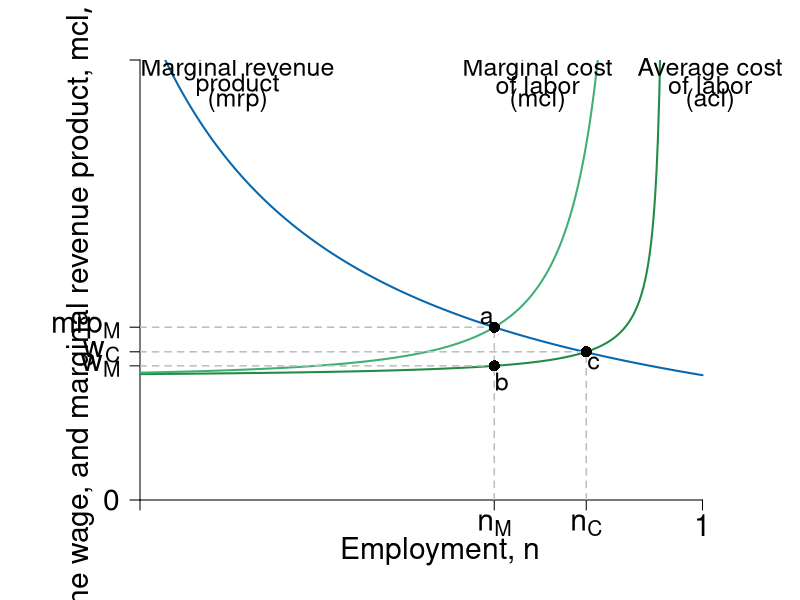
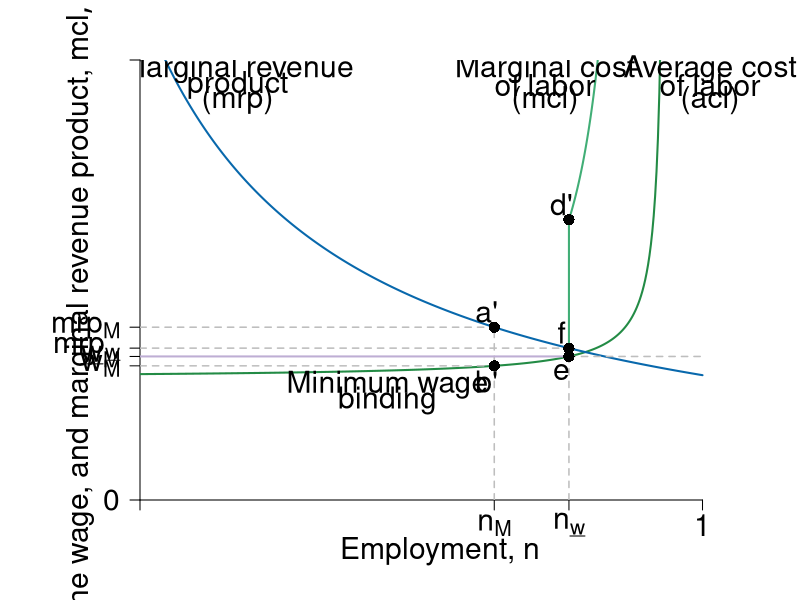
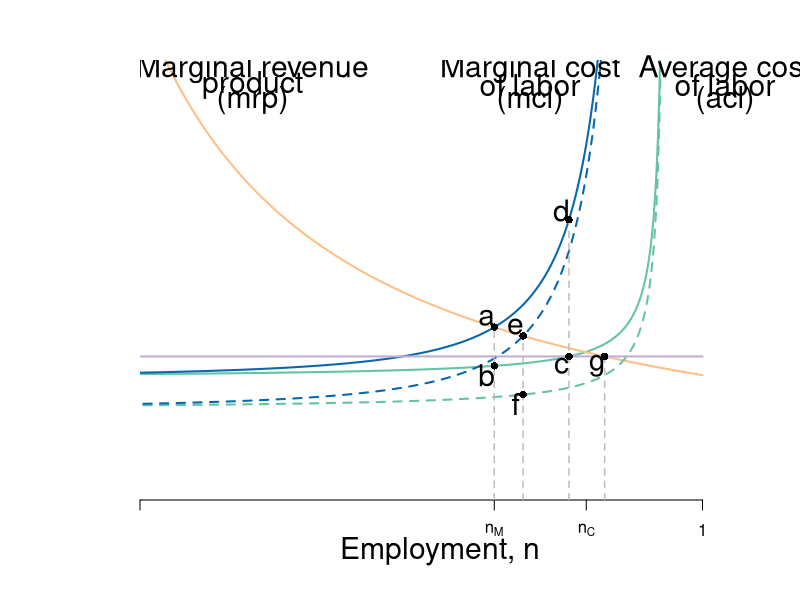

R code for these plots, in order:
require(shape, rootSolve)

#define functions
Delta <- function(n,v=0.05){
  1-v*n / (1-n)
}

ACL <- function(n, a = 1, tau = 0.5, v = 0.05, b = 2, s = 0) {
  a / ( tau * Delta(n,v) ) + b - s
}


MCL <- function(n,a=1,tau = 0.5 , v = 0.05, b = 2, s= 0) {
  d_Delta <- function(n,v= 0.05){
    -v/(1-n)^2
  }
  d_ACL <- function(n,a=1,tau = 0.5 , v = 0.05, b = 2, s= 0){
    - a*d_Delta(n,v) / (tau * Delta(n,v)^2)
  }
  ACL(n,a,tau,v,b,s) + n * d_ACL(n, a,tau, v, b, s)
}

MRP<-function(n){
  4/n
}
# solve the level of employment in different setting.
employment <- function(a=1,tau = 0.5 , v = 0.05, b = 2, s = 0, min = FALSE){
  ## return the employment level
  ## The four cases: 
  ## No EITC, no min wage:  employment()
  ## No EITC, min = 4.6: employment(min =  4.6)
  ## EITC, no min wage: employment(s=1)
  ## EITC, min = 4.6: employment(min = 4.6, s = 1)
  nmax <- 1/(1+v)-0.001
  if (min == FALSE){
    n <- uniroot(MRP_eq_MCL(n,a,tau,v,b,s),c(0.0001,nmax))$root
  } else{
    n1 <- uniroot(MRP_eq_min(n, min),c(0.0001,nmax))$root
    n2 <- uniroot(ACL_eq_min(n, a, tau, v, b, s, min),c(0.0001,nmax))$root
    n <- min(n1,n2)
  }
  return(n)
}

MRP_eq_MCL <- function(n,a=1,tau = 0.5 , v = 0.05, b = 2, s = 0){
  equation <- function(n){
    MRP(n) - MCL(n,a,tau,v, b, s)
  }
}
ACL_eq_min <- function(n, a = 1, tau = 0.5, v = 0.05, b = 2, s = 0, min = 4.6){
  equation<-function(n){
    ACL(n,a,tau,v,b,s)-min
  }
}
MRP_eq_min <- function(n,min=4.6){
  equation <- function(n){
    MRP(n) - min
  }
}
Min <- function(n, min = 4.6){
  min*n/n
}

#Set parameters for graphics
axislabelsize <- 1.8
labelsize <- 1.5
namesize <- 1.8
annotatesize <- 1.5
graphlinewidth <- 2
segmentlinewidth <- 1.5

COL <- c("#7fc97f", "#beaed4", "#fdc086", "#ffff99", "#386cb0", "#f0027f", "#bf5b17", "#666666")
COLA <- c("#e0f3db", "#99d8c9","#66c2a4","#41ae76", "#238b45", "#005824")
COLB <- c("#4eb3d3", "#2b8cbe", "#0868ac","#084081")
grays <- gray.colors(25, start = 1, end = 0)


ylims <- c(0, 14.1)
xlims <- c(0.25, 1.05)
npts <- 501
x <- seq(xlims[1], xlims[2], length.out = npts)
y <- seq(ylims[1], ylims[2], length.out = npts) 

# ----
# first plot: competitive vs monopsony
pdf(file = "employment/monopsony_minwage1.pdf", width = 12, height = 10)
par(mar =  c(5, 7, 3, 3))

#Notice the plot starts at x = 0.2 not 0
plot(xlims[1], 0, xlim = xlims, ylim = ylims, type = "n",
     xlab = expression(paste("")),
     ylab = expression(paste("")), 
     xaxt = "n", 
     yaxt = "n", 
     cex.lab = axislabelsize, 
     bty = "n", 
     xaxs="i", 
     yaxs="i"
)

# ticksx <- seq(from = 0, to = xlims[2], by = 0.2)
# xlabels <- seq(from = 0, to = xlims[2], by = 0.2)
# ticksy <- seq(from = 0, to = ylims[2], by = 2)
# ylabels <- seq(from = 0, to = ylims[2], by = 2)

ticksx <- c(xlims[1], employment(), 0.845, 1)
xlabels <- c(NA, expression(paste(n[M])), expression(paste(n[C])), 1)
ticksy <- c(ylims[1], ACL(employment()), ACL(0.845), MCL(employment()), ylims[2])
ylabels <- c(0, expression(paste(w[M])), expression(paste(w[C])), expression(paste("mrp"["M"])), NA)

axis(1, at = ticksx, pos = 0, labels = xlabels, cex.axis = axislabelsize)
axis(2, at = ticksy, pos = xlims[1], labels = ylabels, las = 1, cex.axis = axislabelsize)

npts <- 500 
xx1 <- seq(0.01, 0.95, length.out = npts)
xx2 <- seq(0, 1, length.out = 600)

#Draw the graphs
lines(xx1, ACL(xx1), col = COLA[5], lwd  = graphlinewidth)
lines(xx1, MCL(xx1), col = COLA[4], lwd = graphlinewidth)
lines(xx2, MRP(xx2), col = COLB[3], lwd = graphlinewidth)
#lines(xx2, Min(xx2, 4), col = COL[2],lwd = graphlinewidth)
#lines(xx1, Min(xx1), col = COL[6], lwd = graphlinewidth)
# with s=1
## lines(xx1, ACL(xx1, s = 1), col = COLA[3], lwd = graphlinewidth, lty= 3)
## lines(xx1, MCL(xx1, s = 1), col = COLB[1], lwd = graphlinewidth,lty = 3)

#Axis labels
mtext(expression(paste("Employment, ", n)), side = 1, line = 2.5, cex = axislabelsize)
text(0.17, 0.5*ylims[2], expression(paste("Costs, the wage, and marginal revenue product, ", list(mcl, acl, w, mrp) )), xpd = TRUE, cex = axislabelsize, srt = 90) 


#add segments
segments(0, ACL(employment()), employment(), ACL(employment()), lty = 2, col = "gray", lwd = segmentlinewidth)
segments(employment(), 0, employment(), MRP(employment()), lty = 2, col = "gray", lwd = segmentlinewidth)

segments(0, ACL(0.845), 0.845, ACL(0.845), lty = 2, col = "gray", lwd = segmentlinewidth)
segments(0.845, 0, 0.845, ACL(0.845), lty = 2, col = "gray", lwd = segmentlinewidth)

segments(0, MCL(employment()), employment(), MCL(employment()), lty = 2, col = "gray", lwd = segmentlinewidth)
## add points

points(employment(), ACL(employment()), pch = 16, col = "black", cex = 1.5)
points(employment(), MRP(employment()), pch = 16, col = "black", cex = 1.5)
points(0.845, ACL(0.845), pch = 16, col = "black", cex = 1.5)

# label points
text(employment() + 0.01, ACL(employment()) - 0.5 , "b", cex = labelsize)
text(employment() - 0.01, MCL(employment()) + 0.3 , "a", cex = labelsize)
text(0.845 + 0.01, ACL(0.85) - 0.4, "c", cex = labelsize)


# add labels to graphs
#text(1.03, 14.3, "Monopsony", cex = axislabelsize, xpd = TRUE)
text(1.01, 13.8, "Average cost", cex = labelsize, xpd = TRUE)
text(1.01, 13.3, "of labor", cex = labelsize, xpd = TRUE)
text(1.01, 12.8, "(acl)", cex = labelsize, xpd = TRUE)

#text(0.77, 14.3, "Monopsony", cex = axislabelsize, xpd = TRUE)
text(0.78, 13.8, "Marginal cost", cex = labelsize)
text(0.78, 13.3, "of labor", cex = labelsize)
text(0.78, 12.8, "(mcl)", cex = labelsize)

text(0.38, 13.8, "Marginal revenue", cex = labelsize)
text(0.38, 13.3, "product", cex = labelsize)
text(0.38, 12.8, "(mrp)", cex = labelsize)

#text(0.58, ACL(0.85) - 1.1, "Minimum wage", cex = axislabelsize)
#text(0.58, ACL(0.85) - 1.6, "not binding", cex = axislabelsize)

# text(0.85, 3.7, "Competitive", cex = axislabelsize)
# text(0.85, 3.2, "Marginal cost", cex = axislabelsize)
# text(0.85, 2.7, "of labor", cex = axislabelsize)
# text(0.85, 2.2, expression(paste( (mcl[C]) )), cex = axislabelsize)



dev.off()
# ----
# second plot:  monopsony and minwage
pdf(file = "employment/monopsony_minwage2.pdf", width = 12, height = 10)
par(mar =  c(5, 7, 3, 3))


plot(xlims[1], 0, xlim = xlims, ylim = ylims, type = "n",
     xlab = expression(paste("")),
     ylab = expression(paste("")), 
     xaxt = "n", 
     yaxt = "n", 
     cex.lab = axislabelsize, 
     bty = "n", 
     xaxs="i", 
     yaxs="i"
)

ticksx2 <- c(xlims[1], employment(), employment(min = 4.6), 1)
xlabels2 <- c(NA, expression(paste(n[M])), expression(paste(n[underline("w")])), 1)
ticksy2 <- c(ylims[1], ACL(employment()), ACL(employment(min = 4.6)), MRP(employment(min = 4.6)), MCL(employment()), ylims[2])
ylabels2 <- c(0, expression(paste("w"["M"])),expression(paste(underline("w")["M"])), expression(paste("mrp"[underline("w")])), expression(paste("mrp"["M"])), NA)

#Axis Lines
axis(1, at = ticksx2, pos = 0, labels = xlabels2, las = 1, cex.axis = axislabelsize)
#axis(2, at = ticksy, pos = 0, labels = ylabels, las = 1)
axis(2, at = ticksy2, pos = xlims[1], labels = ylabels2, las = 1, cex.axis = axislabelsize)


xx3 <- seq(employment(min = 4.6), 0.95, length.out = npts)

#Draw the graphs
lines(xx1, ACL(xx1), col = COLA[5], lwd  = graphlinewidth)
lines(xx3, MCL(xx3), col = COLA[4], lwd = graphlinewidth)
lines(xx2, MRP(xx2), col = COLB[3], lwd = graphlinewidth)
# lines(xx2, Min(xx2), col = COL[2],lwd = graphlinewidth)

#Axis labels
mtext(expression(paste("Employment, ", n)), side = 1, line = 2.5, cex = axislabelsize)
# text(-0.1, 0.5*ylims[2], expression(paste("Marginal revenue and marginal cost, ", list(mrp, mcl) )), xpd = TRUE, cex = axislabelsize, srt = 90) 
text(0.17, 0.5*ylims[2], expression(paste("Costs, the wage, and marginal revenue product, ", list(mcl, acl, w, mrp) )), xpd = TRUE, cex = axislabelsize, srt = 90) 


#add segments
segments(employment(), 0, employment(), MRP(employment()), lty = 2, col = "gray", lwd = segmentlinewidth)
segments(employment(min = 4.6), 0, employment(min =  4.6), MCL(employment(min = 4.6)), lty = 2, col = "gray", lwd = segmentlinewidth)
segments(0, MCL(employment()), employment(), MCL(employment()), lty = 2, col = "gray", lwd = segmentlinewidth)
segments(0, MRP(employment(min = 4.6)), employment(min = 4.6), MRP(employment(min = 4.6)), lty = 2, col = "gray", lwd = segmentlinewidth)
segments(0, ACL(employment()), employment(), ACL(employment()), lty = 2, col = "gray", lwd = segmentlinewidth)
segments(employment(min = 4.6), ACL(employment(min = 4.6)), employment(min = 4.6), MCL(employment(min =  4.6)), lty = 1, col = COLA[4], lwd = graphlinewidth)

segments(0, ACL(employment(min = 4.6)), employment(min = 4.6), ACL(employment(min = 4.6)), col = COL[2],lwd = graphlinewidth)
segments(employment(min = 4.6), ACL(employment(min = 4.6)), 1, ACL(employment(min = 4.6)), lty = 2, col = "gray", lwd = segmentlinewidth)


# add points
points(employment(), ACL(employment()), pch = 16, col = "black", cex = 1.5)
points(employment(), MRP(employment()), pch = 16, col = "black", cex = 1.5)
points(employment(min=4.6), MCL(employment(min=4.6)), pch = 16, col = "black", cex = 1.5)
points(employment(min=4.6), Min(employment(min=4.6)), pch = 16, col = "black", cex = 1.5)
points(employment(min = 4.6), MRP(employment(min = 4.6)), pch = 16, col = "black", cex = 1.5)

# add labels
text(1.01, 13.8, "Average cost", cex = axislabelsize, xpd = TRUE)
text(1.01, 13.3, "of labor", cex = axislabelsize, xpd = TRUE)
text(1.01, 12.8, "(acl)", cex = axislabelsize, xpd = TRUE)

text(0.79, 13.8, "Marginal cost", cex = axislabelsize)
text(0.79, 13.3, "of labor", cex = axislabelsize)
text(0.79, 12.8, "(mcl)", cex = axislabelsize)

text(0.38, 13.8, "Marginal revenue", cex = axislabelsize)
text(0.38, 13.3, "product", cex = axislabelsize)
text(0.38, 12.8, "(mrp)", cex = axislabelsize)

text(employment()-0.01,ACL(employment())-0.5 , "b'", cex = axislabelsize)
text(employment()-0.01,MCL(employment())+0.5 , "a'", cex = axislabelsize)
text(employment(min = 4.6)-0.01,ACL(employment(min = 4.6))-0.5 , "e", cex = axislabelsize)
text(employment(min = 4.6)-0.01,MCL(employment(min =  4.6))+0.5 , "d'", cex = axislabelsize)
text(employment(min = 4.6)-0.01, MRP(employment(min = 4.6))+0.5, "f", cex = axislabelsize)

text(0.58, ACL(0.85) - 1.1, "Minimum wage", cex = axislabelsize)
text(0.58, ACL(0.85) - 1.6, "binding", cex = axislabelsize)

dev.off()
# ----
# third plot:  monopsony, minwage and EITC
pdf(file = "employment/monopsony_minwage3.pdf", width = 15, height = 12)
par(mar =  c(5, 7, 3, 3))

plot(0, 0, xlim = xlims, ylim = ylims, type = "n",
     xlab = expression(paste("")),
     ylab = expression(paste("")), 
     xaxt = "n", 
     yaxt = "n", 
     cex.lab = axislabelsize, 
     bty = "n", 
     xaxs="i", 
     yaxs="i"
)


axis(1, at = ticksx, pos = 0, labels = xlabels)
axis(2, at = ticksy, pos = 0, labels = ylabels, las = 1)

#Draw the graphs
lines(xx1, ACL(xx1), col = COLA[3], lwd  = graphlinewidth)
lines(xx1, MCL(xx1), col = COLB[3], lwd = graphlinewidth)
lines(xx2, MRP(xx2), col = COL[3], lwd = graphlinewidth)
lines(xx2,Min(xx2), col = COL[2],lwd = graphlinewidth)
# with s=1
lines(xx1, ACL(xx1, s = 1), col = COLA[3], lwd = graphlinewidth, lty= 2)
lines(xx1, MCL(xx1, s = 1), col = COLB[3], lwd = graphlinewidth,lty = 2)

#Axis labels
mtext(expression(paste("Employment, ", n)), side = 1, line = 2.5, cex = axislabelsize)
text(-0.1, 0.5*ylims[2], expression(paste("Marginal cost, average cost, and marginal revenue product, ", list(mcl, acl, mrp) )), xpd = TRUE, cex = axislabelsize, srt = 90) 


#add segments
segments(employment(), 0, employment(), MRP(employment()), lty = 2, col = "gray", lwd = segmentlinewidth)
segments(employment(min = 4.6), 0, employment(min =  4.6), MCL(employment(min = 4.6)), lty = 2, col = "gray", lwd = segmentlinewidth)
segments(employment(min = 4.6, s=1), 0, employment(min =  4.6, s=1), MRP(employment(min = 4.6, s= 1)), lty = 2, col = "gray", lwd = segmentlinewidth)
segments(employment(s=1), 0, employment(s=1), MRP(employment(s= 1)), lty = 2, col = "gray", lwd = segmentlinewidth)
## add points

points(employment(), ACL(employment()), pch = 16, col = "black", cex = 1)
points(employment(), MRP(employment()), pch = 16, col = "black", cex = 1)
points(employment(min=4.6), MCL(employment(min=4.6)), pch = 16, col = "black", cex = 1)
points(employment(min=4.6), Min(employment(min=4.6)), pch = 16, col = "black", cex = 1)
#with s=1
points(employment(s=1), ACL(s=1,employment(s=1)), pch = 16, col = "black", cex = 1)
points(employment(s=1), MRP(employment(s=1)), pch = 16, col = "black", cex = 1)
points(employment(min=4.6,s=1), MCL(s=1,employment(min=4.6,s=1)), pch = 16, col = "black", cex = 1)
points(employment(min=4.6,s=1), Min(employment(min=4.6,s=1)), pch = 16, col = "black", cex = 1)

# add labels
text(1.03, 13.8, "Average cost", cex = axislabelsize, xpd = TRUE)
text(1.03, 13.3, "of labor", cex = axislabelsize, xpd = TRUE)
text(1.03, 12.8, "(acl)", cex = axislabelsize, xpd = TRUE)

text(0.77, 13.8, "Marginal cost", cex = axislabelsize)
text(0.77, 13.3, "of labor", cex = axislabelsize)
text(0.77, 12.8, "(mcl)", cex = axislabelsize)

text(0.4, 13.8, "Marginal revenue", cex = axislabelsize)
text(0.4, 13.3, "product", cex = axislabelsize)
text(0.4, 12.8, "(mrp)", cex = axislabelsize)

text(employment()-0.01,ACL(employment())-0.3 , "b", cex = axislabelsize)
text(employment()-0.01,MCL(employment())+0.3 , "a", cex = axislabelsize)
text(employment(min = 4.6)-0.01,ACL(employment(min = 4.6))-0.3 , "c", cex = axislabelsize)
text(employment(min = 4.6)-0.01,MCL(employment(min =  4.6))+0.3 , "d", cex = axislabelsize)
text(employment(s=1)-0.01,ACL(s=1,employment(s=1))-0.3 , "f", cex = axislabelsize)
text(employment(s=1)-0.01,MCL(employment(s=1),s=1)+0.3 , "e", cex = axislabelsize)
text(employment(s=1, min = 4.6)-0.01,4.6-0.3 , "g", cex = axislabelsize)
dev.off()
